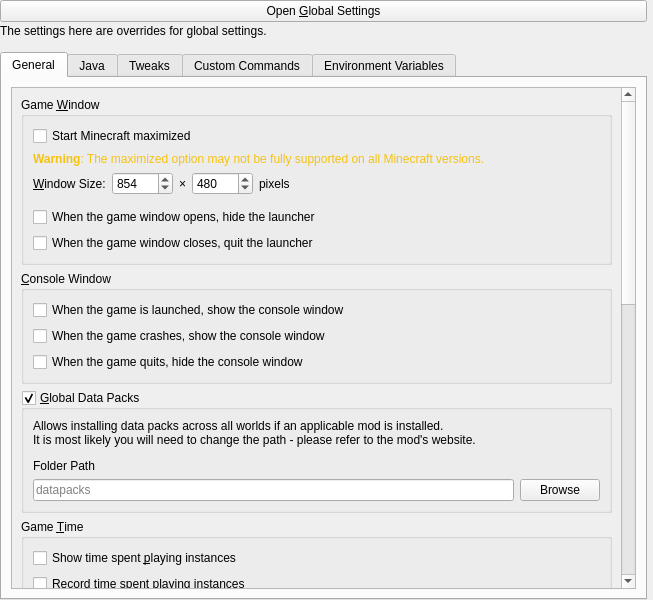
<?xml version="1.0" encoding="UTF-8"?>
<ui version="4.0">
 <class>MinecraftSettingsWidget</class>
 <widget class="QWidget" name="MinecraftSettingsWidget">
  <property name="geometry">
   <rect>
    <x>0</x>
    <y>0</y>
    <width>653</width>
    <height>600</height>
   </rect>
  </property>
  <layout class="QVBoxLayout" name="verticalLayout">
   <property name="leftMargin">
    <number>0</number>
   </property>
   <property name="topMargin">
    <number>0</number>
   </property>
   <property name="rightMargin">
    <number>6</number>
   </property>
   <property name="bottomMargin">
    <number>0</number>
   </property>
   <item>
    <widget class="QWidget" name="openGlobalSettingsRow">
     <layout class="QVBoxLayout" name="openGlobalSettingsLayout">
      <property name="spacing">
       <number>2</number>
      </property>
      <property name="leftMargin">
       <number>0</number>
      </property>
      <property name="topMargin">
       <number>0</number>
      </property>
      <property name="rightMargin">
       <number>0</number>
      </property>
      <property name="bottomMargin">
       <number>8</number>
      </property>
      <item>
       <widget class="QPushButton" name="openGlobalSettingsButton">
        <property name="text">
         <string>Open &amp;Global Settings</string>
        </property>
       </widget>
      </item>
      <item>
       <widget class="QLabel" name="openGlobalSettingsHint">
        <property name="text">
         <string>The settings here are overrides for global settings.</string>
        </property>
        <property name="wordWrap">
         <bool>true</bool>
        </property>
       </widget>
      </item>
     </layout>
    </widget>
   </item>
   <item>
    <widget class="QTabWidget" name="settingsTabs">
     <property name="currentIndex">
      <number>0</number>
     </property>
     <widget class="QWidget" name="generalPage">
      <attribute name="title">
       <string>General</string>
      </attribute>
      <layout class="QVBoxLayout" name="verticalLayout_3">
       <item>
        <widget class="QScrollArea" name="scrollArea">
         <property name="sizePolicy">
          <sizepolicy hsizetype="Minimum" vsizetype="Expanding">
           <horstretch>0</horstretch>
           <verstretch>0</verstretch>
          </sizepolicy>
         </property>
         <property name="widgetResizable">
          <bool>true</bool>
         </property>
         <widget class="QWidget" name="scrollAreaWidgetContents">
          <property name="geometry">
           <rect>
            <x>0</x>
            <y>0</y>
            <width>623</width>
            <height>1352</height>
           </rect>
          </property>
          <layout class="QVBoxLayout" name="verticalLayout_5">
           <item>
            <widget class="QGroupBox" name="windowSizeGroupBox">
             <property name="enabled">
              <bool>true</bool>
             </property>
             <property name="title">
              <string>Game &amp;Window</string>
             </property>
             <property name="checkable">
              <bool>false</bool>
             </property>
             <property name="checked">
              <bool>false</bool>
             </property>
             <layout class="QGridLayout" name="gridLayout">
              <item row="1" column="0" colspan="6">
               <widget class="QLabel" name="maximizedWarning">
                <property name="toolTip">
                 <string>The base game only supports resolution. In order to simulate the maximized behavior the current implementation approximates the maximum display size.</string>
                </property>
                <property name="text">
                 <string>&lt;html&gt;&lt;head/&gt;&lt;body&gt;&lt;p&gt;&lt;span style=&quot; font-weight:600; color:#f5c211;&quot;&gt;Warning&lt;/span&gt;&lt;span style=&quot; color:#f5c211;&quot;&gt;: The maximized option may not be fully supported on all Minecraft versions.&lt;/span&gt;&lt;/p&gt;&lt;/body&gt;&lt;/html&gt;</string>
                </property>
               </widget>
              </item>
              <item row="5" column="0" colspan="6">
               <widget class="QCheckBox" name="quitAfterGameStopCheck">
                <property name="text">
                 <string>When the game window closes, quit the launcher</string>
                </property>
               </widget>
              </item>
              <item row="0" column="0" colspan="6">
               <widget class="QCheckBox" name="maximizedCheckBox">
                <property name="text">
                 <string>Start Minecraft maximized</string>
                </property>
               </widget>
              </item>
              <item row="4" column="0" colspan="6">
               <widget class="QCheckBox" name="closeAfterLaunchCheck">
                <property name="text">
                 <string>When the game window opens, hide the launcher</string>
                </property>
               </widget>
              </item>
              <item row="2" column="1">
               <widget class="QSpinBox" name="windowWidthSpinBox">
                <property name="sizePolicy">
                 <sizepolicy hsizetype="Maximum" vsizetype="Fixed">
                  <horstretch>0</horstretch>
                  <verstretch>0</verstretch>
                 </sizepolicy>
                </property>
                <property name="suffix">
                 <string/>
                </property>
                <property name="minimum">
                 <number>1</number>
                </property>
                <property name="maximum">
                 <number>65536</number>
                </property>
                <property name="singleStep">
                 <number>1</number>
                </property>
                <property name="value">
                 <number>854</number>
                </property>
               </widget>
              </item>
              <item row="3" column="0">
               <spacer name="verticalSpacer_3">
                <property name="orientation">
                 <enum>Qt::Vertical</enum>
                </property>
                <property name="sizeType">
                 <enum>QSizePolicy::Fixed</enum>
                </property>
                <property name="sizeHint" stdset="0">
                 <size>
                  <width>0</width>
                  <height>6</height>
                 </size>
                </property>
               </spacer>
              </item>
              <item row="2" column="3">
               <widget class="QSpinBox" name="windowHeightSpinBox">
                <property name="sizePolicy">
                 <sizepolicy hsizetype="Maximum" vsizetype="Fixed">
                  <horstretch>0</horstretch>
                  <verstretch>0</verstretch>
                 </sizepolicy>
                </property>
                <property name="suffix">
                 <string/>
                </property>
                <property name="minimum">
                 <number>1</number>
                </property>
                <property name="maximum">
                 <number>65536</number>
                </property>
                <property name="value">
                 <number>480</number>
                </property>
               </widget>
              </item>
              <item row="2" column="0">
               <widget class="QLabel" name="labelWindowWidth">
                <property name="text">
                 <string>&amp;Window Size:</string>
                </property>
                <property name="buddy">
                 <cstring>windowWidthSpinBox</cstring>
                </property>
               </widget>
              </item>
              <item row="2" column="2">
               <widget class="QLabel" name="label">
                <property name="text">
                 <string>×</string>
                </property>
               </widget>
              </item>
              <item row="2" column="4">
               <widget class="QLabel" name="label_2">
                <property name="text">
                 <string>pixels</string>
                </property>
               </widget>
              </item>
              <item row="2" column="5">
               <spacer name="horizontalSpacer">
                <property name="orientation">
                 <enum>Qt::Horizontal</enum>
                </property>
                <property name="sizeHint" stdset="0">
                 <size>
                  <width>0</width>
                  <height>0</height>
                 </size>
                </property>
               </spacer>
              </item>
             </layout>
            </widget>
           </item>
           <item>
            <widget class="QGroupBox" name="consoleSettingsBox">
             <property name="enabled">
              <bool>true</bool>
             </property>
             <property name="title">
              <string>&amp;Console Window</string>
             </property>
             <property name="checkable">
              <bool>false</bool>
             </property>
             <property name="checked">
              <bool>false</bool>
             </property>
             <layout class="QVBoxLayout" name="verticalLayout_2">
              <item>
               <widget class="QCheckBox" name="showConsoleCheck">
                <property name="text">
                 <string>When the game is launched, show the console window</string>
                </property>
               </widget>
              </item>
              <item>
               <widget class="QCheckBox" name="showConsoleErrorCheck">
                <property name="text">
                 <string>When the game crashes, show the console window</string>
                </property>
               </widget>
              </item>
              <item>
               <widget class="QCheckBox" name="autoCloseConsoleCheck">
                <property name="text">
                 <string>When the game quits, hide the console window</string>
                </property>
               </widget>
              </item>
             </layout>
            </widget>
           </item>
           <item>
            <widget class="QGroupBox" name="globalDataPacksGroupBox">
             <property name="title">
              <string>&amp;Global Data Packs</string>
             </property>
             <property name="checkable">
              <bool>true</bool>
             </property>
             <property name="checked">
              <bool>true</bool>
             </property>
             <layout class="QVBoxLayout" name="verticalLayout_18">
              <item>
               <widget class="QLabel" name="label_3">
                <property name="text">
                 <string>Allows installing data packs across all worlds if an applicable mod is installed.
It is most likely you will need to change the path - please refer to the mod's website.</string>
                </property>
               </widget>
              </item>
              <item>
               <spacer name="verticalSpacer_4">
                <property name="orientation">
                 <enum>Qt::Vertical</enum>
                </property>
                <property name="sizeType">
                 <enum>QSizePolicy::Fixed</enum>
                </property>
                <property name="sizeHint" stdset="0">
                 <size>
                  <width>0</width>
                  <height>6</height>
                 </size>
                </property>
               </spacer>
              </item>
              <item>
               <widget class="QLabel" name="label_4">
                <property name="text">
                 <string>Folder Path</string>
                </property>
               </widget>
              </item>
              <item>
               <layout class="QHBoxLayout" name="horizontalLayout_2">
                <item>
                 <widget class="QLineEdit" name="dataPacksPathEdit">
                  <property name="placeholderText">
                   <string>datapacks</string>
                  </property>
                 </widget>
                </item>
                <item>
                 <widget class="QPushButton" name="dataPacksPathBrowse">
                  <property name="text">
                   <string>Browse</string>
                  </property>
                 </widget>
                </item>
               </layout>
              </item>
             </layout>
            </widget>
           </item>
           <item>
            <widget class="QGroupBox" name="gameTimeGroupBox">
             <property name="enabled">
              <bool>true</bool>
             </property>
             <property name="title">
              <string>Game &amp;Time</string>
             </property>
             <property name="checkable">
              <bool>false</bool>
             </property>
             <property name="checked">
              <bool>false</bool>
             </property>
             <layout class="QVBoxLayout" name="verticalLayout_10">
              <item>
               <widget class="QCheckBox" name="showGameTime">
                <property name="text">
                 <string>Show time spent &amp;playing instances</string>
                </property>
               </widget>
              </item>
              <item>
               <widget class="QCheckBox" name="recordGameTime">
                <property name="text">
                 <string>&amp;Record time spent playing instances</string>
                </property>
               </widget>
              </item>
              <item>
               <widget class="QCheckBox" name="countGameTime">
                <property name="text">
                 <string>&amp;Count time playing this instance into total time played</string>
                </property>
               </widget>
              </item>
              <item>
               <widget class="QCheckBox" name="showGlobalGameTime">
                <property name="text">
                 <string>Show the &amp;total time played across instances</string>
                </property>
               </widget>
              </item>
              <item>
               <widget class="QCheckBox" name="showGameTimeWithoutDays">
                <property name="text">
                 <string>Always show durations in &amp;hours</string>
                </property>
               </widget>
              </item>
             </layout>
            </widget>
           </item>
           <item>
            <widget class="QGroupBox" name="instanceAccountGroupBox">
             <property name="title">
              <string>Override &amp;Default Account</string>
             </property>
             <property name="checkable">
              <bool>true</bool>
             </property>
             <property name="checked">
              <bool>false</bool>
             </property>
             <layout class="QHBoxLayout" name="horizontalLayout">
              <item>
               <widget class="QLabel" name="instanceAccountNameLabel">
                <property name="text">
                 <string>Account:</string>
                </property>
               </widget>
              </item>
              <item>
               <widget class="QComboBox" name="instanceAccountSelector">
                <property name="sizePolicy">
                 <sizepolicy hsizetype="Maximum" vsizetype="Fixed">
                  <horstretch>0</horstretch>
                  <verstretch>0</verstretch>
                 </sizepolicy>
                </property>
               </widget>
              </item>
              <item>
               <spacer name="horizontalSpacer_2">
                <property name="orientation">
                 <enum>Qt::Horizontal</enum>
                </property>
                <property name="sizeHint" stdset="0">
                 <size>
                  <width>0</width>
                  <height>0</height>
                 </size>
                </property>
               </spacer>
              </item>
             </layout>
            </widget>
           </item>
           <item>
            <widget class="QGroupBox" name="serverJoinGroupBox">
             <property name="title">
              <string>Enable Auto-&amp;join</string>
             </property>
             <property name="checkable">
              <bool>true</bool>
             </property>
             <property name="checked">
              <bool>false</bool>
             </property>
             <layout class="QGridLayout" name="gridLayout_2">
              <item row="1" column="1">
               <widget class="QComboBox" name="worldsCb">
                <property name="sizePolicy">
                 <sizepolicy hsizetype="Maximum" vsizetype="Fixed">
                  <horstretch>0</horstretch>
                  <verstretch>0</verstretch>
                 </sizepolicy>
                </property>
               </widget>
              </item>
              <item row="1" column="0">
               <widget class="QRadioButton" name="worldJoinButton">
                <property name="text">
                 <string>Singleplayer world:</string>
                </property>
               </widget>
              </item>
              <item row="0" column="0">
               <widget class="QRadioButton" name="serverJoinAddressButton">
                <property name="text">
                 <string>Server address:</string>
                </property>
               </widget>
              </item>
              <item row="0" column="1">
               <widget class="QLineEdit" name="serverJoinAddress">
                <property name="maximumSize">
                 <size>
                  <width>200</width>
                  <height>16777215</height>
                 </size>
                </property>
               </widget>
              </item>
              <item row="0" column="2">
               <spacer name="horizontalSpacer_3">
                <property name="orientation">
                 <enum>Qt::Horizontal</enum>
                </property>
                <property name="sizeHint" stdset="0">
                 <size>
                  <width>0</width>
                  <height>0</height>
                 </size>
                </property>
               </spacer>
              </item>
             </layout>
            </widget>
           </item>
           <item>
            <widget class="QGroupBox" name="loaderGroup">
             <property name="title">
              <string>Override Mod Download &amp;Loaders</string>
             </property>
             <property name="checkable">
              <bool>true</bool>
             </property>
             <property name="checked">
              <bool>false</bool>
             </property>
             <layout class="QVBoxLayout" name="verticalLayout_4">
              <item>
               <widget class="QCheckBox" name="neoForge">
                <property name="text">
                 <string>NeoForge</string>
                </property>
               </widget>
              </item>
              <item>
               <widget class="QCheckBox" name="forge">
                <property name="text">
                 <string>Forge</string>
                </property>
               </widget>
              </item>
              <item>
               <widget class="QCheckBox" name="fabric">
                <property name="text">
                 <string>Fabric</string>
                </property>
               </widget>
              </item>
              <item>
               <widget class="QCheckBox" name="quilt">
                <property name="text">
                 <string>Quilt</string>
                </property>
               </widget>
              </item>
              <item>
               <widget class="QCheckBox" name="liteLoader">
                <property name="text">
                 <string>LiteLoader</string>
                </property>
               </widget>
              </item>
              <item>
               <widget class="QCheckBox" name="babric">
                <property name="text">
                 <string>Babric</string>
                </property>
               </widget>
              </item>
              <item>
               <widget class="QCheckBox" name="btaBabric">
                <property name="text">
                 <string>BTA (Babric)</string>
                </property>
               </widget>
              </item>
              <item>
               <widget class="QCheckBox" name="legacyFabric">
                <property name="text">
                 <string>Legacy Fabric</string>
                </property>
               </widget>
              </item>
              <item>
               <widget class="QCheckBox" name="ornithe">
                <property name="text">
                 <string>Ornithe</string>
                </property>
               </widget>
              </item>
              <item>
               <widget class="QCheckBox" name="rift">
                <property name="text">
                 <string>Rift</string>
                </property>
               </widget>
              </item>
             </layout>
            </widget>
           </item>
           <item>
            <widget class="QGroupBox" name="latestMCVersionGroupBox">
             <property name="title">
              <string>Always use the latest minecraft version</string>
             </property>
             <property name="checkable">
              <bool>true</bool>
             </property>
             <layout class="QVBoxLayout" name="verticalLayout_9">
              <item>
               <widget class="QRadioButton" name="releaseRadioButton">
                <property name="text">
                 <string>Release</string>
                </property>
                <attribute name="buttonGroup">
                 <string notr="true">latestVersionModeGroup</string>
                </attribute>
               </widget>
              </item>
              <item>
               <widget class="QRadioButton" name="anyRadioButton">
                <property name="text">
                 <string>Any</string>
                </property>
                <attribute name="buttonGroup">
                 <string notr="true">latestVersionModeGroup</string>
                </attribute>
               </widget>
              </item>
             </layout>
            </widget>
           </item>
           <item>
            <spacer name="verticalSpacer_2">
             <property name="orientation">
              <enum>Qt::Vertical</enum>
             </property>
             <property name="sizeHint" stdset="0">
              <size>
               <width>20</width>
               <height>40</height>
              </size>
             </property>
            </spacer>
           </item>
          </layout>
         </widget>
        </widget>
       </item>
      </layout>
     </widget>
     <widget class="QWidget" name="javaPage">
      <attribute name="title">
       <string>Java</string>
      </attribute>
      <layout class="QVBoxLayout" name="verticalLayout_11">
       <item>
        <widget class="QScrollArea" name="javaScrollArea">
         <property name="widgetResizable">
          <bool>true</bool>
         </property>
         <widget class="QWidget" name="scrollAreaWidgetContents_3">
          <property name="geometry">
           <rect>
            <x>0</x>
            <y>0</y>
            <width>623</width>
            <height>484</height>
           </rect>
          </property>
         </widget>
        </widget>
       </item>
      </layout>
     </widget>
     <widget class="QWidget" name="tweaksPage">
      <attribute name="title">
       <string>Tweaks</string>
      </attribute>
      <layout class="QVBoxLayout" name="verticalLayout_8">
       <item>
        <widget class="QScrollArea" name="scrollArea_2">
         <property name="widgetResizable">
          <bool>true</bool>
         </property>
         <widget class="QWidget" name="scrollAreaWidgetContents_2">
          <property name="geometry">
           <rect>
            <x>0</x>
            <y>0</y>
            <width>609</width>
            <height>499</height>
           </rect>
          </property>
          <layout class="QVBoxLayout" name="verticalLayout_7">
           <item>
            <widget class="QGroupBox" name="legacySettingsGroupBox">
             <property name="title">
              <string>&amp;Legacy Tweaks</string>
             </property>
             <property name="checkable">
              <bool>false</bool>
             </property>
             <property name="checked">
              <bool>false</bool>
             </property>
             <layout class="QVBoxLayout" name="verticalLayout_17">
              <item>
               <widget class="QCheckBox" name="onlineFixes">
                <property name="toolTip">
                 <string>&lt;html&gt;&lt;head/&gt;&lt;body&gt;&lt;p&gt;Emulates usages of old online services which are no longer operating.&lt;/p&gt;&lt;p&gt;Current fixes include: skin and online mode support.&lt;/p&gt;&lt;/body&gt;&lt;/html&gt;</string>
                </property>
                <property name="text">
                 <string>Enable online fixes (experimental)</string>
                </property>
               </widget>
              </item>
             </layout>
            </widget>
           </item>
           <item>
            <widget class="QGroupBox" name="nativeWorkaroundsGroupBox">
             <property name="enabled">
              <bool>true</bool>
             </property>
             <property name="title">
              <string>&amp;Native Libraries</string>
             </property>
             <property name="checkable">
              <bool>false</bool>
             </property>
             <property name="checked">
              <bool>false</bool>
             </property>
             <layout class="QFormLayout" name="formLayout_2">
              <property name="labelAlignment">
               <set>Qt::AlignLeading|Qt::AlignLeft|Qt::AlignVCenter</set>
              </property>

              <item row="1" column="0" colspan="2">
               <widget class="QCheckBox" name="useNativeGLFWCheck">
                <property name="text">
                 <string>Use system installation of GLFW</string>
                </property>
               </widget>
              </item>
              <item row="2" column="0">
               <widget class="QLabel" name="labelGLFWPath">
                <property name="text">
                 <string>&amp;GLFW library path:</string>
                </property>
                <property name="buddy">
                 <cstring>lineEditGLFWPath</cstring>
                </property>
               </widget>
              </item>
              <item row="2" column="1">
               <widget class="QLineEdit" name="lineEditGLFWPath">
                <property name="enabled">
                 <bool>false</bool>
                </property>
               </widget>
              </item>

              <item row="4" column="0">
               <spacer name="verticalSpacer_6">
                <property name="orientation">
                 <enum>Qt::Vertical</enum>
                </property>
                <property name="sizeType">
                 <enum>QSizePolicy::Fixed</enum>
                </property>
                <property name="sizeHint" stdset="0">
                 <size>
                  <width>0</width>
                  <height>6</height>
                 </size>
                </property>
               </spacer>
              </item>

              <item row="5" column="0" colspan="2">
               <widget class="QCheckBox" name="useNativeOpenALCheck">
                <property name="text">
                 <string>Use system installation of OpenAL</string>
                </property>
               </widget>
              </item>
              <item row="6" column="0">
               <widget class="QLabel" name="labelOpenALPath">
                <property name="text">
                 <string>&amp;OpenAL library path:</string>
                </property>
                <property name="buddy">
                 <cstring>lineEditOpenALPath</cstring>
                </property>
               </widget>
              </item>
              <item row="6" column="1">
               <widget class="QLineEdit" name="lineEditOpenALPath">
                <property name="enabled">
                 <bool>false</bool>
                </property>
               </widget>
              </item>
              
              <item row="8" column="0">
               <spacer name="verticalSpacer_7">
                <property name="orientation">
                 <enum>Qt::Vertical</enum>
                </property>
                <property name="sizeType">
                 <enum>QSizePolicy::Fixed</enum>
                </property>
                <property name="sizeHint" stdset="0">
                 <size>
                  <width>0</width>
                  <height>6</height>
                 </size>
                </property>
               </spacer>
              </item>

              <item row="9" column="0" colspan="2">
               <widget class="QCheckBox" name="useNativeSDLCheck">
                <property name="text">
                 <string>Use system installation of SDL</string>
                </property>
               </widget>
              </item>
              <item row="10" column="0">
               <widget class="QLabel" name="labelSDLPath">
                <property name="text">
                 <string>&amp;SDL library path:</string>
                </property>
                <property name="buddy">
                 <cstring>lineEditSDLPath</cstring>
                </property>
               </widget>
              </item>
              <item row="10" column="1">
               <widget class="QLineEdit" name="lineEditSDLPath">
                <property name="enabled">
                 <bool>false</bool>
                </property>
               </widget>
              </item>
             </layout>
            </widget>
           </item>
           <item>
            <widget class="QGroupBox" name="perfomanceGroupBox">
             <property name="enabled">
              <bool>true</bool>
             </property>
             <property name="title">
              <string>&amp;Performance</string>
             </property>
             <property name="checkable">
              <bool>false</bool>
             </property>
             <property name="checked">
              <bool>false</bool>
             </property>
             <layout class="QVBoxLayout" name="verticalLayout_13">
              <item>
               <widget class="QCheckBox" name="enableFeralGamemodeCheck">
                <property name="toolTip">
                 <string>&lt;html&gt;&lt;head/&gt;&lt;body&gt;&lt;p&gt;Enable Feral Interactive's GameMode, to potentially improve gaming performance.&lt;/p&gt;&lt;/body&gt;&lt;/html&gt;</string>
                </property>
                <property name="text">
                 <string>Enable Feral GameMode</string>
                </property>
               </widget>
              </item>
              <item>
               <widget class="QCheckBox" name="enableMangoHud">
                <property name="toolTip">
                 <string>&lt;html&gt;&lt;head/&gt;&lt;body&gt;&lt;p&gt;Enable MangoHud's advanced performance overlay.&lt;/p&gt;&lt;/body&gt;&lt;/html&gt;</string>
                </property>
                <property name="text">
                 <string>Enable MangoHud</string>
                </property>
               </widget>
              </item>
              <item>
               <widget class="QCheckBox" name="useDiscreteGpuCheck">
                <property name="toolTip">
                 <string>&lt;html&gt;&lt;head/&gt;&lt;body&gt;&lt;p&gt;Use the discrete GPU instead of the primary GPU.&lt;/p&gt;&lt;/body&gt;&lt;/html&gt;</string>
                </property>
                <property name="text">
                 <string>Use discrete GPU</string>
                </property>
               </widget>
              </item>
              <item>
               <widget class="QCheckBox" name="useZink">
                <property name="toolTip">
                 <string>Use Zink, a Mesa OpenGL driver that implements OpenGL on top of Vulkan. Performance may vary depending on the situation. Note: If no suitable Vulkan driver is found, software rendering will be used.</string>
                </property>
                <property name="text">
                 <string>Use Zink</string>
                </property>
               </widget>
              </item>
             </layout>
            </widget>
           </item>
           <item>
            <spacer name="verticalSpacer">
             <property name="orientation">
              <enum>Qt::Vertical</enum>
             </property>
             <property name="sizeHint" stdset="0">
              <size>
               <width>20</width>
               <height>40</height>
              </size>
             </property>
            </spacer>
           </item>
          </layout>
         </widget>
        </widget>
       </item>
      </layout>
     </widget>
     <widget class="QWidget" name="customCommandsPage">
      <attribute name="title">
       <string>Custom Commands</string>
      </attribute>
      <layout class="QVBoxLayout" name="verticalLayout_6">
       <item>
        <widget class="CustomCommands" name="customCommands" native="true"/>
       </item>
      </layout>
     </widget>
     <widget class="QWidget" name="environmentVariablesPage">
      <attribute name="title">
       <string>Environment Variables</string>
      </attribute>
      <layout class="QVBoxLayout" name="verticalLayout_16">
       <property name="leftMargin">
        <number>0</number>
       </property>
       <property name="topMargin">
        <number>0</number>
       </property>
       <property name="rightMargin">
        <number>0</number>
       </property>
       <property name="bottomMargin">
        <number>0</number>
       </property>
       <item>
        <widget class="EnvironmentVariables" name="environmentVariables" native="true"/>
       </item>
      </layout>
     </widget>
    </widget>
   </item>
  </layout>
 </widget>
 <customwidgets>
  <customwidget>
   <class>CustomCommands</class>
   <extends>QWidget</extends>
   <header>ui/widgets/CustomCommands.h</header>
   <container>1</container>
  </customwidget>
  <customwidget>
   <class>EnvironmentVariables</class>
   <extends>QWidget</extends>
   <header>ui/widgets/EnvironmentVariables.h</header>
   <container>1</container>
  </customwidget>
 </customwidgets>
 <tabstops>
  <tabstop>openGlobalSettingsButton</tabstop>
  <tabstop>settingsTabs</tabstop>
  <tabstop>scrollArea</tabstop>

  <!-- game window settings -->
  <tabstop>windowSizeGroupBox</tabstop>
  <tabstop>maximizedCheckBox</tabstop>
  <tabstop>windowWidthSpinBox</tabstop>
  <tabstop>windowHeightSpinBox</tabstop>
  <tabstop>closeAfterLaunchCheck</tabstop>
  <tabstop>quitAfterGameStopCheck</tabstop>

  <!-- console settings -->
  <tabstop>consoleSettingsBox</tabstop>
  <tabstop>showConsoleCheck</tabstop>
  <tabstop>showConsoleErrorCheck</tabstop>
  <tabstop>autoCloseConsoleCheck</tabstop>

  <!-- global data packs -->
  <tabstop>globalDataPacksGroupBox</tabstop>
  <tabstop>dataPacksPathEdit</tabstop>
  <tabstop>dataPacksPathBrowse</tabstop>

  <!-- game time -->-->
  <tabstop>gameTimeGroupBox</tabstop>
  <tabstop>showGameTime</tabstop>
  <tabstop>recordGameTime</tabstop>
  <tabstop>showGlobalGameTime</tabstop>
  <tabstop>showGameTimeWithoutDays</tabstop>

  <!-- default account -->
  <tabstop>instanceAccountGroupBox</tabstop>
  <tabstop>instanceAccountSelector</tabstop>

  <!-- auto join -->
  <tabstop>serverJoinGroupBox</tabstop>
  <tabstop>serverJoinAddressButton</tabstop>
  <tabstop>serverJoinAddress</tabstop>
  <tabstop>worldJoinButton</tabstop>
  <tabstop>worldsCb</tabstop>

  <!-- mod loaders-->
  <tabstop>loaderGroup</tabstop>
  <tabstop>neoForge</tabstop>
  <tabstop>forge</tabstop>
  <tabstop>fabric</tabstop>
  <tabstop>quilt</tabstop>
  <tabstop>liteLoader</tabstop>
  <tabstop>babric</tabstop>
  <tabstop>btaBabric</tabstop>
  <tabstop>legacyFabric</tabstop>
  <tabstop>ornithe</tabstop>
  <tabstop>rift</tabstop>

  <tabstop>javaScrollArea</tabstop>
  <tabstop>scrollArea_2</tabstop>

  <!-- legacy tweaks -->
  <tabstop>legacySettingsGroupBox</tabstop>
  <tabstop>onlineFixes</tabstop>

  <!-- native library workarounds -->
  <tabstop>nativeWorkaroundsGroupBox</tabstop>
  <tabstop>useNativeGLFWCheck</tabstop>
  <tabstop>lineEditGLFWPath</tabstop>
  <tabstop>useNativeOpenALCheck</tabstop>
  <tabstop>lineEditOpenALPath</tabstop>
  <tabstop>useNativeSDLCheck</tabstop>
  <tabstop>lineEditSDLPath</tabstop>
  
  <tabstop>enableFeralGamemodeCheck</tabstop>
  <tabstop>enableMangoHud</tabstop>
  <tabstop>useDiscreteGpuCheck</tabstop>
  <tabstop>useZink</tabstop>
 </tabstops>
 <resources/>
 <connections/>
 <buttongroups>
  <buttongroup name="latestVersionModeGroup"/>
 </buttongroups>
</ui>
